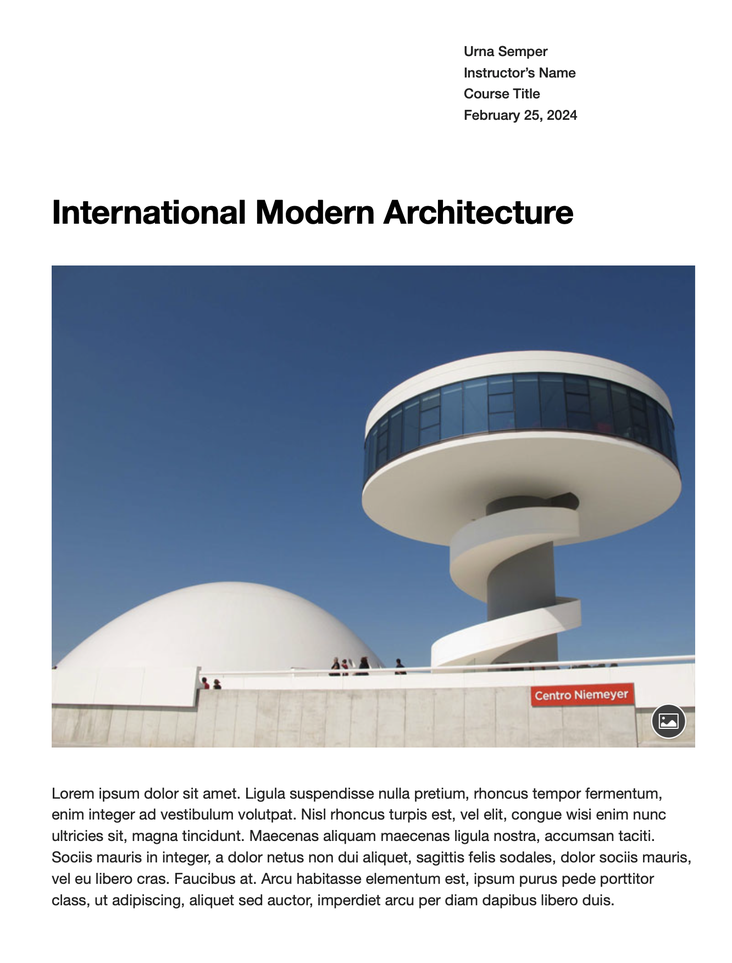
#> input picture task2/imgs/1.png, 732 x 963 px, shrunk from 1332 x 1752 before the run
$ python main.py --input imgs/1.png
#> lines starting #> are read from the running program, lines starting #| are printed output that depends on the picture
### task2/rotate.py
import numpy as np

def get_angle(img):
    def f(img, angle):
        rot = img.rotate(angle, expand=True, fillcolor=(255))
        res = []
        means = np.array(rot).mean(axis=1)
        for i in range(1, len(means)):
            res.append(means[i] - means[i - 1])
        return np.array(res).std()

    img_gs = img.convert('L')
    scores = []
    for i in range(-90, 91, 1):
        scores.append(f(img_gs, i))

    return np.argmax(scores) - 90

def rotate_img(img):
    return img.rotate(get_angle(img), expand=True, fillcolor=(255))

### task2/main.py
import argparse
import numpy as np

from PIL import Image

from rotate import rotate_img

if __name__ == '__main__':
    parser = argparse.ArgumentParser(description='Rotate image')
    parser.add_argument('--input', type=str, help='Input image for rotation')
    parser.add_argument('--output', type=str, help='Output image')
    args = parser.parse_args()

    img_source = args.input
    img_for_save = args.output

    img = Image.open(img_source)
#> img is the input picture: PIL image 732x963 RGBA; mean R, G, B, A 187.5, 193.7, 202.3, 255
    img_rotated = rotate_img(img)
#> in get_angle, `img_gs = img.convert('L')`:
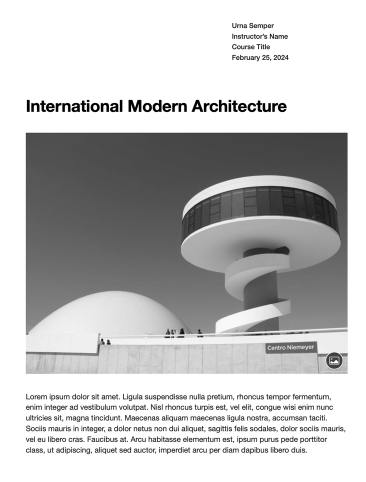
#> img_gs: PIL image 732x963 L (shown at 1/2 size); min 0, max 255, mean 192.8
#> the loop in get_angle, `for i in range(-90, 91, 1):` made 181 passes
#> pass 1, in f, `rot = img.rotate(angle, expand=True, fillcolor=(255))`:
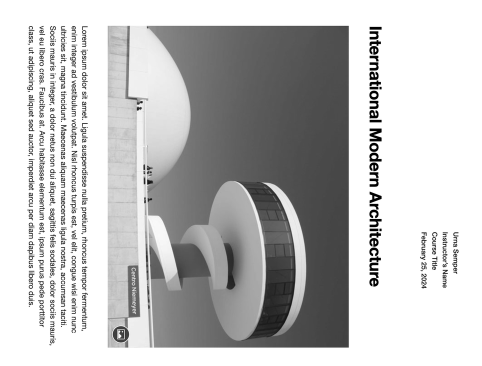
#> rot: PIL image 963x732 L (shown at 1/2 size); min 0, max 255, mean 192.8
#> pass 2, in f (call 2), `rot = img.rotate(angle, expand=True, fillcolor=(255))`:
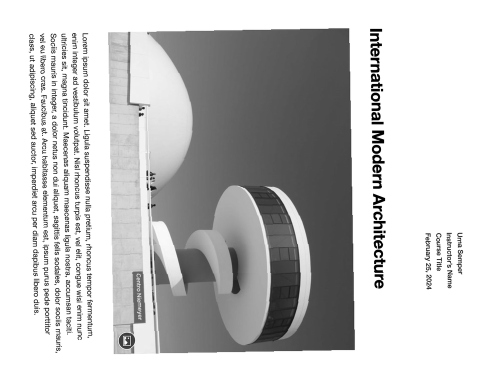
#> rot: PIL image 976x749 L (shown at 1/2 size); min 0, max 255, mean 195
#> pass 3, in f (call 3), `rot = img.rotate(angle, expand=True, fillcolor=(255))`:
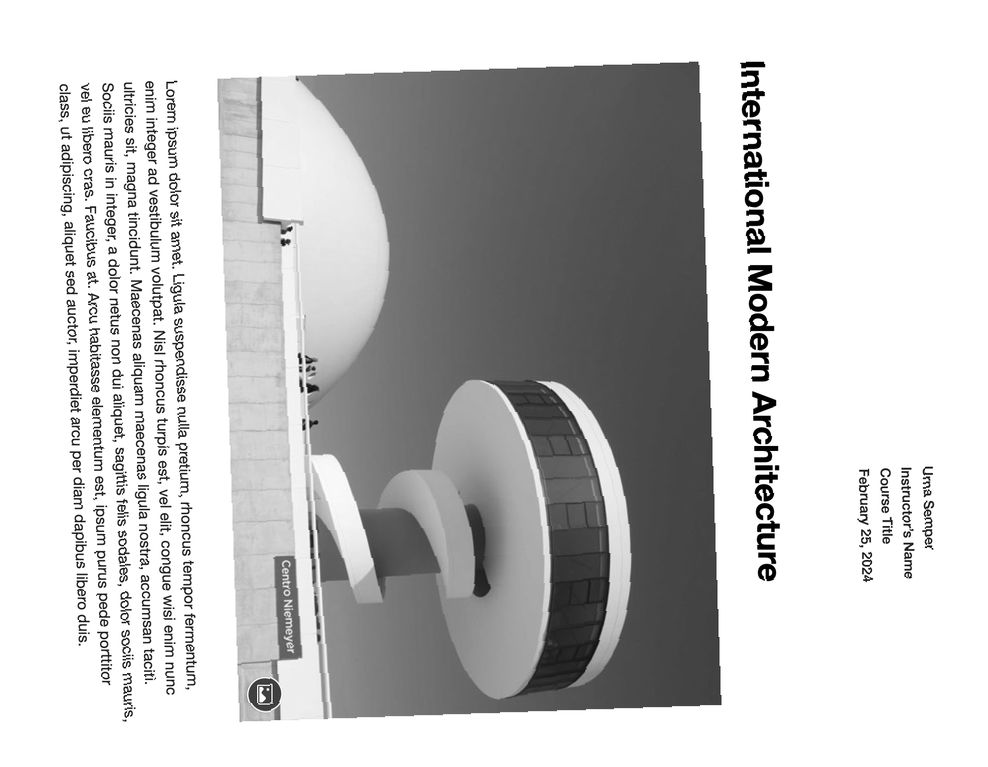
#> rot: PIL image 988x767 L; min 0, max 255, mean 197.1
#> after the loop in get_angle, `for i in range(-90, 91, 1):`: scores = 181 values, max 10.58 at index 90, min 0.561 at index 35, mean 1.03
#> (the run stopped early here; a loop or call above may not have finished)

$ run again, on task2/imgs/11.png
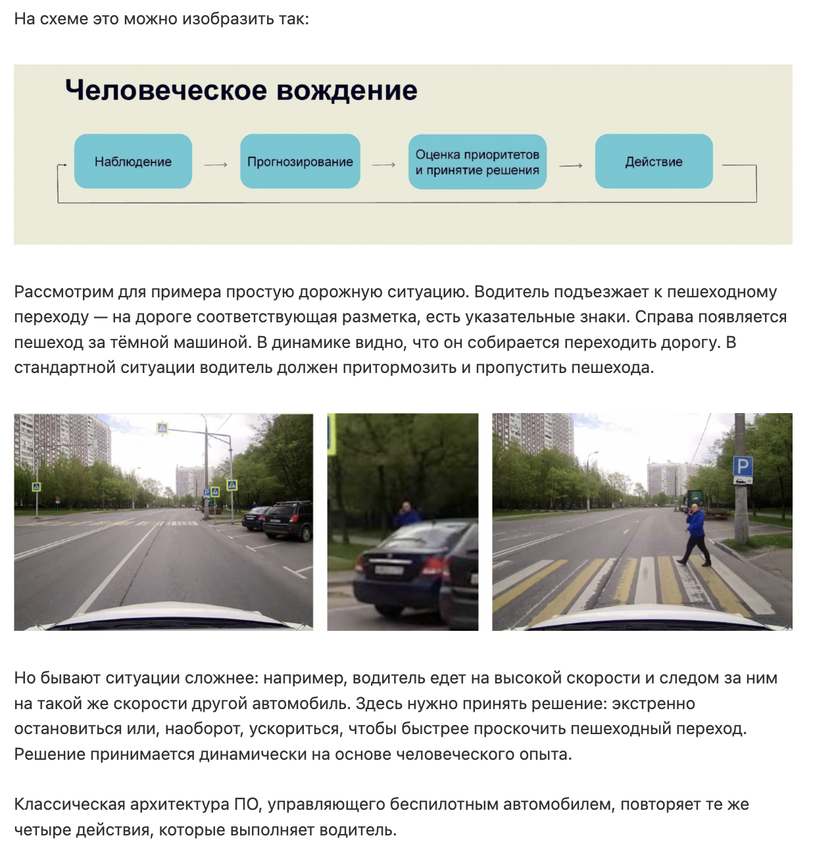
#> input picture task2/imgs/11.png, 813 x 867 px, shrunk from 1236 x 1318 before the run
#> img is the input picture: PIL image 813x867 RGBA; mean R, G, B, A 206.2, 208, 203.9, 255
#> the loop in get_angle, `for i in range(-90, 91, 1):` made 181 passes
#> pass 1, in f, `rot = img.rotate(angle, expand=True, fillcolor=(255))`:
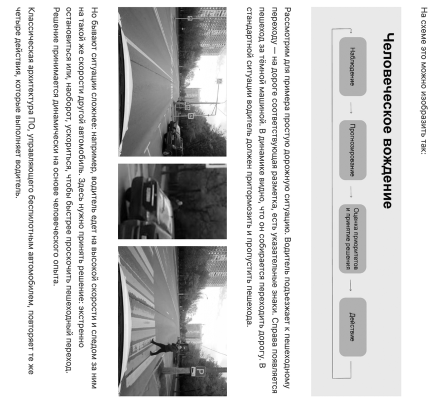
#> rot: PIL image 867x813 L (shown at 1/2 size); min 0, max 255, mean 207
#> pass 3, in f (call 3), `rot = img.rotate(angle, expand=True, fillcolor=(255))`:
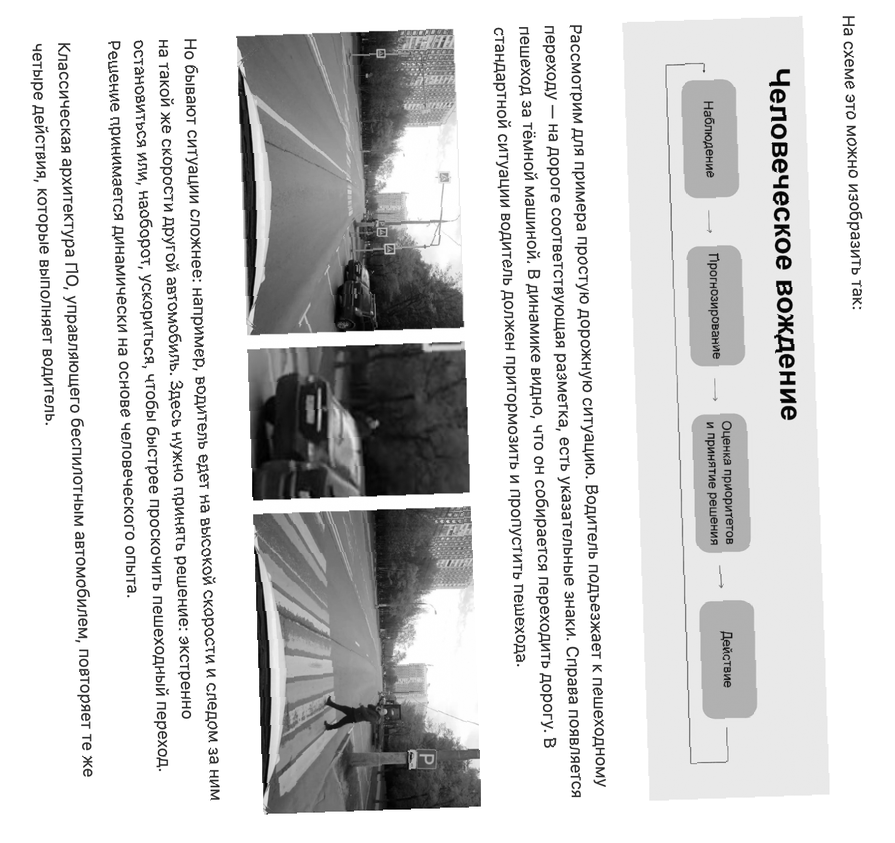
#> rot: PIL image 895x843 L; min 0, max 255, mean 210.1
#> after the loop in get_angle, `for i in range(-90, 91, 1):`: scores = 181 values, max 12.52 at index 90, min 0.649 at index 131, mean 1.19

$ run again, on task2/imgs/12.png
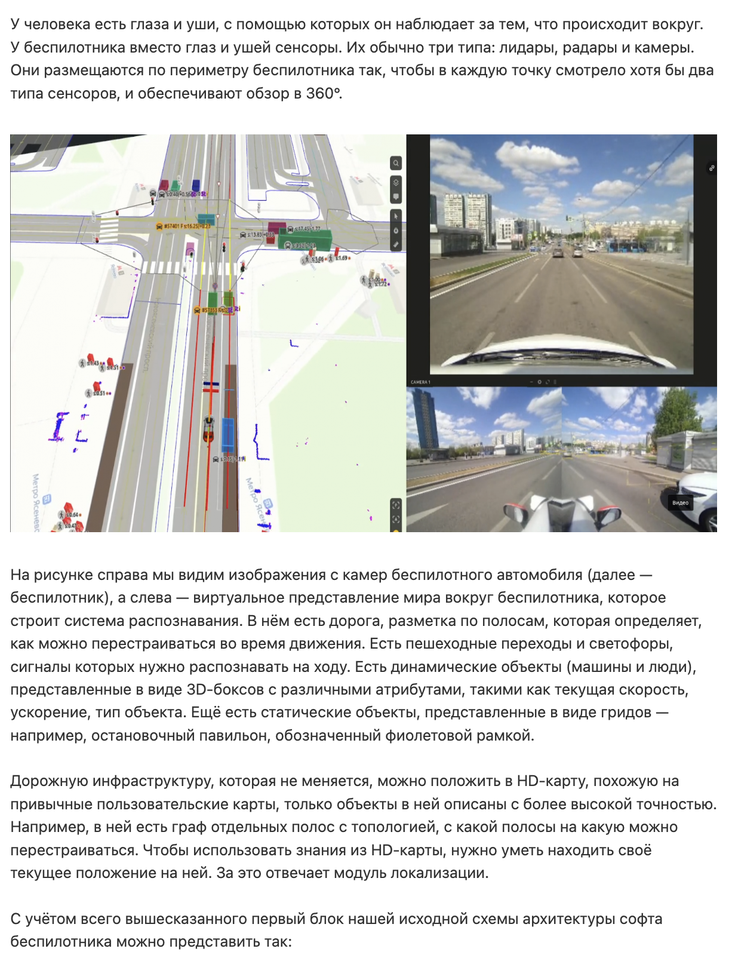
#> input picture task2/imgs/12.png, 732 x 964 px, shrunk from 1226 x 1614 before the run
#> img is the input picture: PIL image 732x964 RGBA; mean R, G, B, A 212.7, 213.4, 211.5, 255
#> the loop in get_angle, `for i in range(-90, 91, 1):` made 181 passes
#> pass 1, in f, `rot = img.rotate(angle, expand=True, fillcolor=(255))`:
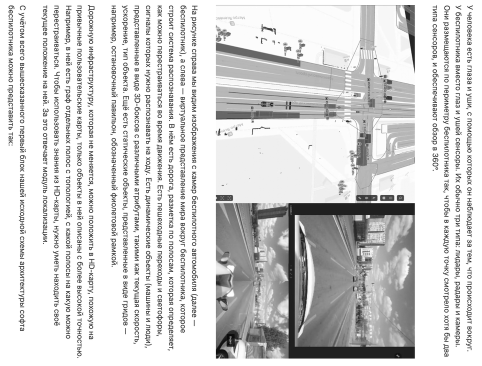
#> rot: PIL image 964x732 L (shown at 1/2 size); min 0, max 255, mean 213
#> pass 3, in f (call 3), `rot = img.rotate(angle, expand=True, fillcolor=(255))`:
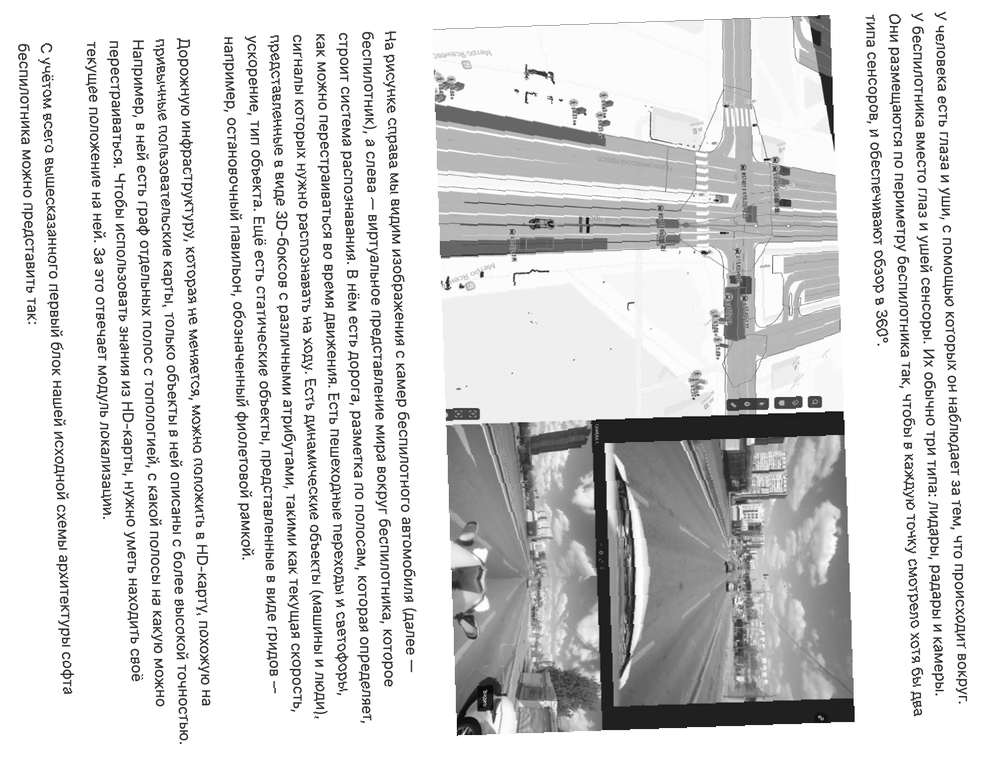
#> rot: PIL image 990x766 L; min 0, max 255, mean 215.9
#> after the loop in get_angle, `for i in range(-90, 91, 1):`: scores = 181 values, max 14.41 at index 90, min 0.775 at index 137, mean 1.33
